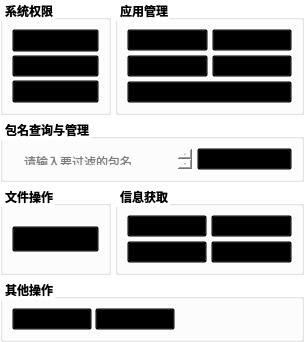
 <widget class="QWidget" name="adbScrollContent">
 <property name="geometry">
 <rect>
 <x>0</x>
 <y>0</y>
 <width>100</width>
 <height>100</height>
 </rect>
 </property>
 <property name="styleSheet">
 <string notr="true">background: transparent;</string>
 </property>
 <layout class="QGridLayout" name="adbScrollGrid">
 <property name="spacing">
 <number>4</number>
 </property>
 <property name="leftMargin">
 <number>0</number>
 </property>
 <property name="topMargin">
 <number>0</number>
 </property>
 <property name="rightMargin">
 <number>0</number>
 </property>
 <property name="bottomMargin">
 <number>0</number>
 </property>
 
 <!-- 第一行: 系统操作卡片 -->
 <item row="0" column="0">
 <widget class="QGroupBox" name="adbSystemGroup">
 <property name="font">
 <font>
 <family>Microsoft YaHei UI</family>
 <pointsize>9</pointsize>
 <bold>true</bold>
 </font>
 </property>
 <property name="title">
 <string> 系统权限</string>
 </property>
 <layout class="QVBoxLayout" name="adbSystemLayout">
 <property name="spacing">
 <number>3</number>
 </property>
 <item>
 <widget class="QPushButton" name="adb_root_button">
 <property name="minimumSize">
 <size>
 <width>0</width>
 <height>22</height>
 </size>
 </property>
 <property name="font">
 <font>
 <family>Microsoft YaHei UI</family>
 <pointsize>9</pointsize>
 <bold>true</bold>
 </font>
 </property>
 <property name="text">
 <string> 获取Root权限</string>
 </property>
 </widget>
 </item>
 <item>
 <widget class="QPushButton" name="button_reboot">
 <property name="minimumSize">
 <size>
 <width>0</width>
 <height>22</height>
 </size>
 </property>
 <property name="font">
 <font>
 <family>Microsoft YaHei UI</family>
 <pointsize>9</pointsize>
 <bold>true</bold>
 </font>
 </property>
 <property name="text">
 <string> 重启设备</string>
 </property>
 </widget>
 </item>
 <item>
 <widget class="QPushButton" name="reboot_adb_service_button">
 <property name="minimumSize">
 <size>
 <width>0</width>
 <height>22</height>
 </size>
 </property>
 <property name="font">
 <font>
 <family>Microsoft YaHei UI</family>
 <pointsize>9</pointsize>
 </font>
 </property>
 <property name="text">
 <string> 重启ADB服务</string>
 </property>
 </widget>
 </item>
 </layout>
 </widget>
 </item>
 
 <!-- 第一行: 应用管理卡片 -->
 <item row="0" column="1">
 <widget class="QGroupBox" name="adbAppGroup">
 <property name="font">
 <font>
 <family>Microsoft YaHei UI</family>
 <pointsize>9</pointsize>
 <bold>true</bold>
 </font>
 </property>
 <property name="title">
 <string> 应用管理</string>
 </property>
 <layout class="QGridLayout" name="adbAppGrid">
 <property name="spacing">
 <number>4</number>
 </property>
 <item row="0" column="0">
 <widget class="QPushButton" name="adb_install_button">
 <property name="minimumSize">
 <size>
 <width>0</width>
 <height>22</height>
 </size>
 </property>
 <property name="font">
 <font>
 <family>Microsoft YaHei UI</family>
 <pointsize>9</pointsize>
 </font>
 </property>
 <property name="text">
 <string> 安装应用</string>
 </property>
 </widget>
 </item>
 <item row="0" column="1">
 <widget class="QPushButton" name="adb_uninstall_button">
 <property name="minimumSize">
 <size>
 <width>0</width>
 <height>22</height>
 </size>
 </property>
 <property name="font">
 <font>
 <family>Microsoft YaHei UI</family>
 <pointsize>9</pointsize>
 </font>
 </property>
 <property name="text">
 <string>️ 卸载应用</string>
 </property>
 </widget>
 </item>
 <item row="1" column="0">
 <widget class="QPushButton" name="start_app">
 <property name="minimumSize">
 <size>
 <width>0</width>
 <height>22</height>
 </size>
 </property>
 <property name="font">
 <font>
 <family>Microsoft YaHei UI</family>
 <pointsize>9</pointsize>
 </font>
 </property>
 <property name="text">
 <string>▶️ 启动应用</string>
 </property>
 </widget>
 </item>
 <item row="1" column="1">
 <widget class="QPushButton" name="force_stop_app">
 <property name="minimumSize">
 <size>
 <width>0</width>
 <height>22</height>
 </size>
 </property>
 <property name="font">
 <font>
 <family>Microsoft YaHei UI</family>
 <pointsize>9</pointsize>
 </font>
 </property>
 <property name="text">
 <string>️ Close App</string>
 </property>
 </widget>
 </item>
 <item row="2" column="0" colspan="2">
 <widget class="QPushButton" name="clear_app_cache_button">
 <property name="minimumSize">
 <size>
 <width>0</width>
 <height>22</height>
 </size>
 </property>
 <property name="font">
 <font>
 <family>Microsoft YaHei UI</family>
 <pointsize>9</pointsize>
 </font>
 </property>
 <property name="text">
 <string> Clear App 缓存</string>
 </property>
 </widget>
 </item>
 </layout>
 </widget>
 </item>
 
 <!-- 第二行: 包名查询卡片 -->
 <item row="1" column="0" colspan="2">
 <widget class="QGroupBox" name="adbPackageGroup">
 <property name="font">
 <font>
 <family>Microsoft YaHei UI</family>
 <pointsize>9</pointsize>
 <bold>true</bold>
 </font>
 </property>
 <property name="title">
 <string> 包名查询与管理</string>
 </property>
 <layout class="QHBoxLayout" name="adbPackageLayout">
 <property name="spacing">
 <number>4</number>
 </property>
 <item>
 <widget class="QTextEdit" name="Findstr">
 <property name="sizePolicy">
 <sizepolicy hsizetype="Expanding" vsizetype="Preferred">
 <horstretch>2</horstretch>
 <verstretch>0</verstretch>
 </sizepolicy>
 </property>
 <property name="minimumSize">
 <size>
 <width>0</width>
 <height>22</height>
 </size>
 </property>
 <property name="maximumSize">
 <size>
 <width>16777215</width>
 <height>60</height>
 </size>
 </property>
 <property name="font">
 <font>
 <family>Consolas</family>
 <pointsize>9</pointsize>
 </font>
 </property>
 <property name="placeholderText">
 <string> 请输入要过滤的包名...</string>
 </property>
 </widget>
 </item>
 <item>
 <widget class="QPushButton" name="list_package_button">
 <property name="sizePolicy">
 <sizepolicy hsizetype="Preferred" vsizetype="Preferred">
 <horstretch>0</horstretch>
 <verstretch>0</verstretch>
 </sizepolicy>
 </property>
 <property name="minimumSize">
 <size>
 <width>95</width>
 <height>22</height>
 </size>
 </property>
 <property name="maximumSize">
 <size>
 <width>200</width>
 <height>60</height>
 </size>
 </property>
 <property name="font">
 <font>
 <family>Microsoft YaHei UI</family>
 <pointsize>9</pointsize>
 <bold>true</bold>
 </font>
 </property>
 <property name="text">
 <string> 列出包名</string>
 </property>
 </widget>
 </item>
 </layout>
 </widget>
 </item>
 
 <!-- 第三行: 文件操作卡片 -->
 <item row="2" column="0">
 <widget class="QGroupBox" name="adbFileGroup">
 <property name="font">
 <font>
 <family>Microsoft YaHei UI</family>
 <pointsize>9</pointsize>
 <bold>true</bold>
 </font>
 </property>
 <property name="title">
 <string> 文件操作</string>
 </property>
 <layout class="QVBoxLayout" name="adbFileLayout">
 <property name="spacing">
 <number>4</number>
 </property>
 <item>
 <widget class="QPushButton" name="file_manager_button">
 <property name="minimumSize">
 <size>
 <width>0</width>
 <height>22</height>
 </size>
 </property>
 <property name="font">
 <font>
 <family>Microsoft YaHei UI</family>
 <pointsize>9</pointsize>
 </font>
 </property>
 <property name="text">
 <string> 📁 文件管理</string>
 </property>
 </widget>
 </item>
 </layout>
 </widget>
 </item>
 
 <!-- 第三行: 信息获取卡片 -->
 <item row="2" column="1">
 <widget class="QGroupBox" name="adbInfoGroup">
 <property name="font">
 <font>
 <family>Microsoft YaHei UI</family>
 <pointsize>9</pointsize>
 <bold>true</bold>
 </font>
 </property>
 <property name="title">
 <string> 信息获取</string>
 </property>
 <layout class="QGridLayout" name="adbInfoGrid">
 <property name="spacing">
 <number>4</number>
 </property>
 <item row="0" column="0">
 <widget class="QPushButton" name="view_apk_path">
 <property name="minimumSize">
 <size>
 <width>0</width>
 <height>22</height>
 </size>
 </property>
 <property name="font">
 <font>
 <family>Microsoft YaHei UI</family>
 <pointsize>9</pointsize>
 </font>
 </property>
 <property name="text">
 <string> pm path</string>
 </property>
 </widget>
 </item>
 <item row="0" column="1">
 <widget class="QPushButton" name="get_running_app_info_button">
 <property name="minimumSize">
 <size>
 <width>0</width>
 <height>22</height>
 </size>
 </property>
 <property name="font">
 <font>
 <family>Microsoft YaHei UI</family>
 <pointsize>9</pointsize>
 </font>
 </property>
 <property name="text">
 <string> 应用版本</string>
 </property>
 </widget>
 </item>
 <item row="1" column="0">
 <widget class="QPushButton" name="aapt_getpackagename_button">
 <property name="minimumSize">
 <size>
 <width>0</width>
 <height>22</height>
 </size>
 </property>
 <property name="font">
 <font>
 <family>Microsoft YaHei UI</family>
 <pointsize>9</pointsize>
 </font>
 </property>
 <property name="text">
 <string> APK包名</string>
 </property>
 </widget>
 </item>
 <item row="1" column="1">
 <widget class="QPushButton" name="app_package_and_activity">
 <property name="minimumSize">
 <size>
 <width>0</width>
 <height>22</height>
 </size>
 </property>
 <property name="font">
 <font>
 <family>Microsoft YaHei UI</family>
 <pointsize>9</pointsize>
 </font>
 </property>
 <property name="text">
 <string> 包名+Activity</string>
 </property>
 </widget>
 </item>
 </layout>
 </widget>
 </item>
 
 <!-- 第四行: 其他操作卡片 -->
 <item row="3" column="0" colspan="2">
 <widget class="QGroupBox" name="adbOtherGroup">
 <property name="font">
 <font>
 <family>Microsoft YaHei UI</family>
 <pointsize>9</pointsize>
 <bold>true</bold>
 </font>
 </property>
 <property name="title">
 <string> 其他操作</string>
 </property>
 <layout class="QHBoxLayout" name="adbOtherLayout">
 <property name="spacing">
 <number>3</number>
 </property>
 <item>
 <widget class="QPushButton" name="input_text_via_adb_button">
 <property name="minimumSize">
 <size>
 <width>0</width>
 <height>22</height>
 </size>
 </property>
 <property name="font">
 <font>
 <family>Microsoft YaHei UI</family>
 <pointsize>9</pointsize>
 </font>
 </property>
 <property name="text">
 <string>⌨️ Input text</string>
 </property>
 </widget>
 </item>
 <item>
 <widget class="QPushButton" name="get_screenshot_button">
 <property name="minimumSize">
 <size>
 <width>0</width>
 <height>22</height>
 </size>
 </property>
 <property name="font">
 <font>
 <family>Microsoft YaHei UI</family>
 <pointsize>9</pointsize>
 </font>
 </property>
 <property name="text">
 <string> 截图</string>
 </property>
 </widget>
 </item>
 <item>
 <spacer name="adbOtherSpacer">
 <property name="orientation">
 <enum>Qt::Horizontal</enum>
 </property>
 <property name="sizeHint" stdset="0">
 <size>
 <width>40</width>
 <height>20</height>
 </size>
 </property>
 </spacer>
 </item>
 </layout>
 </widget>
 </item>
 
 <item row="4" column="0" colspan="2">
 <spacer name="adbPageSpacer">
 <property name="orientation">
 <enum>Qt::Vertical</enum>
 </property>
 <property name="sizeHint" stdset="0">
 <size>
 <width>20</width>
 <height>22</height>
 </size>
 </property>
 </spacer>
 </item>
 </layout>
 </widget>
